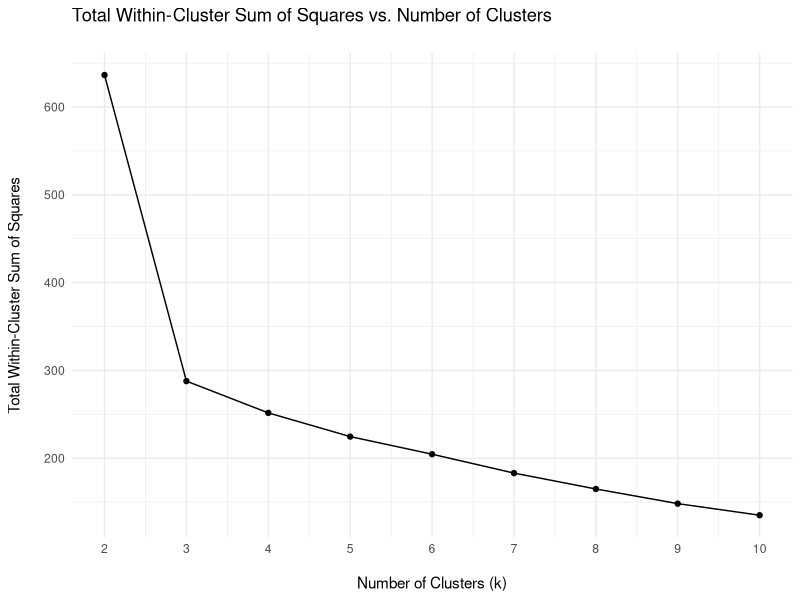

This figure's R source: (Note: this script raises an error after producing the figure.)
###############################################################################
# K-means clustering + PCA visualization, step-by-step #                                 #
# Instructor notes: This script demonstrates (1) building an "elbow curve" to #
# choose k, (2) running k-means, (3) inspecting cluster profiles, and (4)     #
# visualizing clusters via PCA (scores + loadings + biplot).                  #
###############################################################################

# --------------------------#
# 0) Load required libraries
# --------------------------#
# ggplot2   -> visualization
# data.table-> fast data frames + group-by syntax
# readxl    -> read Excel files (.xlsx)
# ggrepel   -> better text labels in ggplot2
library(ggplot2)
library(data.table)
library(readxl)
library(ggrepel)

# ------------------------------------------------------------#
# 1) Set working directory to the folder that holds this file  #
# ------------------------------------------------------------#
# This uses an RStudio helper to setwd to the directory of the
# currently open script. Nice for reproducibility in class.
# If not in RStudio, you can comment this out and set a path manually.
if (requireNamespace("rstudioapi", quietly = TRUE) && rstudioapi::isAvailable()) {
  setwd(dirname(rstudioapi::getActiveDocumentContext()$path))
}
# Alternative (manual): setwd("/path/to/your/folder")

# ----------------------------------------------#
# 2) Read data for clustering from the Excel file
# ----------------------------------------------#
# We have 10 columns or variables in our data:
#   
#   respondent_id is an identifier for our observations
# 
# Respondents rated the importance of each of the following attributes on a 1-10 scale: 
# variety_of_choice, electronics, furniture, quality_of_service, low_prices, return_policy.
# 
# professional: 1 for professionals, 0 for non-professionals
# 
# income: expressed in thousands of dollars
# 
# age
# 
# The cluster analysis will try to identify clusters with similar patterns of ratings.


dd <- as.data.table(read_excel("data/segmentation_office.xlsx", sheet = "SegmentationData"))

# Quick peek (sanity check): shows the first rows and column names
head(dd)
str(dd)  # See variable types (helpful before clustering)

# --------------------------------------------------------------#
# 3) Make sure categorical variables are factors (not characters)
# --------------------------------------------------------------#
# K-means requires numeric features only; we’ll keep factors in the full data
# (for labeling/averages) but EXCLUDE them from the clustering matrix below.
# In your data, 'professional' is categorical -> convert to factor for clarity.
if ("professional" %in% names(dd)) {
  dd[, professional := as.factor(professional)]
}

# ----------------------------------------------------------------------#
# 4) Choose the set of variables to cluster on (NUMERIC columns only!)
# ----------------------------------------------------------------------#
# IMPORTANT POINT:
# - K-means uses Euclidean distance; variables must be numeric.
# - If variables are on very different scales (e.g., revenue vs. counts),
#   you typically standardize (z-scores). Here we follow your original code.
#
# Let's keep the consumer responses: variety_of_choice, electronics, furniture, quality_of_service, low_prices, return_policy
cluster.dd <- dd[, 2:(ncol(dd) - 3)]


# Optional: standardize variables for k-means (common best practice)
# cluster.dd <- scale(cluster.dd)

# -------------------------------------------------------#
# 5) "Elbow method" to help pick the number of clusters k
# -------------------------------------------------------#
set.seed(123)  # Ensures we get the same random starts each time (reproducible)

# We'll test k = 2, 3, ..., (n+1) and store total within-cluster sum of squares.
# 'tot.withinss' shrinks as k increases; we look for a "knee/elbow".
n <- 9
kmeans_fit_vec <- rep(NA_real_, n + 1)  # index aligns with k (so we can use k directly)

for (k in 2:(n + 1)) {
  # nstart = 20 -> run k-means with 20 random initializations; pick the best
  km <- kmeans(cluster.dd, centers = k, nstart = 20)
  # store total within-cluster sum of squares for this k
  kmeans_fit_vec[k] <- km$tot.withinss
}

# Tidy data frame for plotting elbow curve
elbow_df <- data.frame(
  k = 2:(n + 1),
  tot.withinss = kmeans_fit_vec[2:(n + 1)]
)

# Plot the elbow curve:
# - X: number of clusters
# - Y: total within-cluster sum of squares
# - Look for the "elbow" where extra clusters give diminishing returns
p <- ggplot(elbow_df, aes(x = k, y = tot.withinss)) +
  geom_line() +
  geom_point() +
  labs(
    title = "Total Within-Cluster Sum of Squares vs. Number of Clusters\n",
    x = "\nNumber of Clusters (k)",
    y = "Total Within-Cluster Sum of Squares\n"
  ) +
  scale_x_continuous(breaks = seq(2, n + 1, 1)) +  # use n consistently
  theme_minimal()
p  # print plot

# ------------------------------------------#
# 6) Fix k and run k-means (here we pick k=3)
# ------------------------------------------#
# In class, you can ask students to eyeball the elbow plot and pick k.
# We'll follow your choice of k = 3.
k_fixed <- 3
kmeans_result <- kmeans(cluster.dd, centers = k_fixed, nstart = 20)

# Attach cluster assignments (1..k) back to the original data for profiling
dd[, cluster := as.factor(kmeans_result$cluster)]

# --------------------------------------------------------------#
# 7) Explore cluster profiles via group means (simple diagnostic)
# --------------------------------------------------------------#
# This reports the average of each numeric feature within each cluster.
# It helps us interpret what each cluster "values" (e.g., price-sensitive, variety-seeking).
cluster_averages <- dd[, lapply(.SD, mean, na.rm = TRUE),
                       by = cluster, .SDcols = names(cluster.dd)]

# Sort by cluster label for tidy printing
cluster_averages[order(cluster)]

# What do we see
# Cluster 1: low prices
# Cluster 2: service
# Cluster 3: variety
# => In practice, derive these labels from the pattern in 'cluster_averages'.

# -------------------------------------------#
# 8) PCA to visualize clusters in 2D (scores)
# -------------------------------------------#
# PCA reduces the high-dimensional numeric space to orthogonal components.
# We center+scale so each feature contributes equally (standard PCA practice).
pca_result <- prcomp(cluster.dd, center = TRUE, scale. = TRUE)

# Quick summary: variance explained by PC1, PC2, ...
summary(pca_result)

# Keep first two principal components (scores) and add cluster labels
pca_data <- data.frame(pca_result$x[, 1:2], cluster = dd$cluster)
# Column names are "PC1", "PC2" by default in prcomp$x

# -------------------------------------------------------------------#
# 9) PCA loadings (a.k.a. rotation): links original vars to the PCs
# -------------------------------------------------------------------#
# Loadings tell you how each original variable contributes to each PC.
pca_loadings <- as.data.frame(pca_result$rotation[, 1:2]) # 2 columns: PC1, PC2
pca_loadings$variable <- rownames(pca_loadings)           # keep var names for plotting
pca_loadings[,1:2]

# Scale loadings for better visibility in plots
arrow_scale <- 10   # tweak if arrows are too short/long
loadings[, `:=`(xend = PC1 * arrow_scale, yend = PC2 * arrow_scale)]

# Plot loadings alone (labels at the loading coordinates)
p_loadings <- ggplot(pca_loadings, aes(x = PC1 * arrow_scale, y = PC2 * arrow_scale, label = variable)) +
  geom_segment(aes(x = 0, y = 0, xend = PC1 * arrow_scale, yend = PC2 * arrow_scale),
               arrow = arrow(length = unit(0.3, "cm")), color = "blue") +
  geom_text(size = 5) +
  labs(
    title = "PCA Loadings: Store attributes",
    x = "\nPrincipal Component 1",
    y = "Principal Component 2\n"
  ) +
  geom_vline(xintercept = 0, linetype = "dashed", color = "gray") +
  geom_hline(yintercept = 0, linetype = "dashed", color = "gray") +
  theme_minimal() +
  coord_cartesian(xlim = c(-7, 5), ylim = c(-7, 7))  # adjust as needed
p_loadings

# ------------------------------------------------------------#
# 10) Scatter of PCA scores colored by cluster (clusters in 2D)
# ------------------------------------------------------------#
p_pca <- ggplot(pca_data, aes(x = PC1, y = PC2, color = cluster)) +
  geom_point(size = 3) +
  labs(
    title = "PCA of Clusters",
    x = "\nPrincipal Component 1",
    y = "Principal Component 2\n"
  ) +
  theme_minimal()
p_pca

# -----------------------------------------------------------#
# 11) Biplot: scores + loadings together (interpretation aid)
# -----------------------------------------------------------#
# - Points = customers/records in the PC space, colored by cluster.
# - Arrows = variables; direction shows correlation with PCs;
#            length shows strength of association.
# Scaling note: multiplying loadings by a small factor moves text away from origin
# to avoid overlap with arrow tips; adjust 1.3–1.6 as needed for readability.
biplot <- ggplot() +
  geom_point(data = pca_data, aes(x = PC1, y = PC2, color = cluster), size = 3) +
  geom_segment(data = pca_loadings,
               aes(x = 0, y = 0, xend = PC1, yend = PC2),
               arrow = arrow(length = unit(0.2, "cm")),
               color = "blue") +
  geom_text(data = pca_loadings,
            aes(x = PC1 * 1.4, y = PC2 * 1.4, label = variable),
            size = 4) +
  labs(
    title = "Biplot of PCA",
    x = "\nPrincipal Component 1",
    y = "Principal Component 2\n"
  ) +
  theme_minimal()
biplot

###############################################################################
# Footnotes:
# - K-means assumptions: spherical, similarly sized clusters; sensitive to scale.
# - Consider standardizing features (z-scores) before k-means if units differ.
# - 'nstart' helps avoid bad local minima by trying multiple random starts.
# - PCA is unsupervised; use it here only as a visualization aid, not as the
#   basis for clustering unless you intentionally cluster on PCs.
# - When labeling clusters ("price-sensitive", "service"), justify using
#   the cluster_averages table and business context—avoid over-interpretation.
###############################################################################
